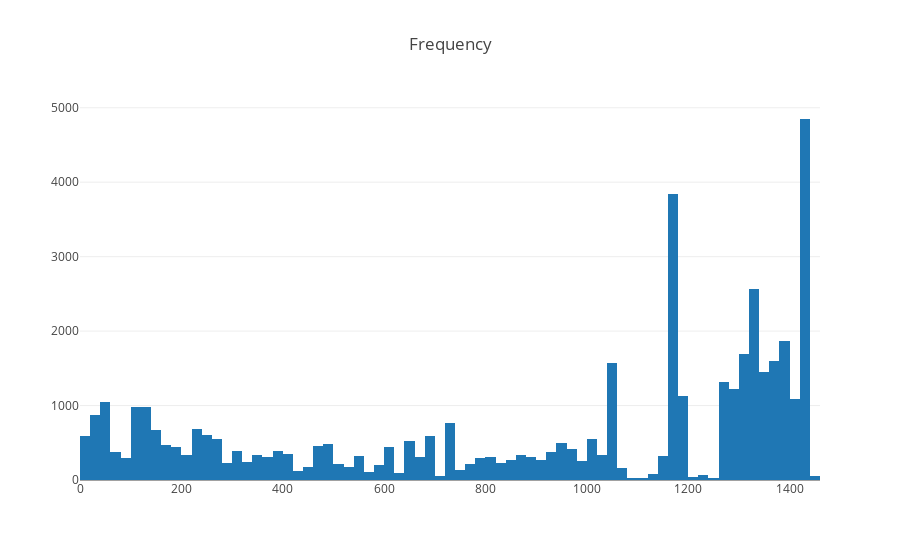

Here is the notebook cell this chart was saved with:
### Markdown cell above
### <a class="anchor" id="Exploratory-Data-Analysis">Part I : Exploratory Data Analysis</a>

Use the dictionary and cells below to provide some insight into the descriptive statistics of the data.

`1.` What is the distribution of how many articles a user interacts with in the dataset?  Provide a visual and descriptive statistics to assist with giving a look at the number of times each user interacts with an article.

### Code cell
trace = go.Histogram(x=df.article_id)
layout = go.Layout(title='Frequency')
fig = go.Figure(data=go.Data([trace]),layout=layout)
iplot(fig)

### Figure 1 — Plotly figure (JSON) as saved in the notebook; plotly's stock layout.template omitted (floating-point values rounded to 4 significant figures; data arrays with more than 128 entries replaced by an {"elided": "..."} marker saying what was removed)
{"data": [{"type": "histogram", "uid": "7ed3583f-b8b8-4c46-bffb-4c31e4bfb88b", "x": {"elided": "45993 int values"}}], "layout": {"title": {"text": "Frequency"}}}
